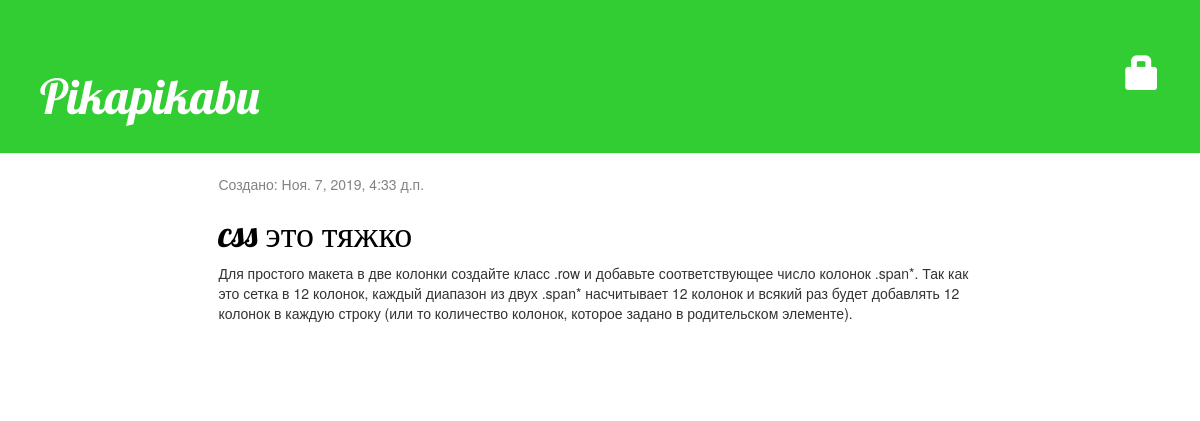
Screenshot of /drafts/ with the database file from the repository.
### blog/models.py (models this page shows, shortened)
class Post(models.Model):
    author = models.ForeignKey(settings.AUTH_USER_MODEL, on_delete=models.CASCADE)
    title = models.CharField(max_length=200)
    text = models.TextField()
    created_date = models.DateTimeField(default=timezone.now)
    published_date = models.DateTimeField(blank=True, null=True)

### blog/views.py (the view)
# urls.py: path('drafts/', views.post_draft_list, name='post_draft_list'),
def post_draft_list(request):
    posts = Post.objects.filter(published_date__isnull=True).order_by('created_date')
    return render(request, 'blog/post_draft_list.html', {'posts': posts})

### blog/templates/blog/post_draft_list.html
{% extends 'blog/base.html' %}
{% block content %}
    {% for post in posts %}
        <div class="post">
            <p class="date">Создано: {{ post.created_date }}</p>
            <h1><a href="{% url 'post_detail' pk=post.pk %}">{{ post.title }}</a></h1>
            <p>{{ post.text|linebreaksbr }}</p>
        </div>
    {% endfor %}
{% endblock %}

### blog/static/css/blog.css (style rules this page uses)
h1, h2, h3, h4 { font-family: 'Lobster', cursive; }
.date { color: #828282; }
.post { margin-bottom: 70px; }
.post h1 a, .post h1 a:visited { color: #000000; }

### rows the page displays
Post: created_date "Ноя. 7, 2019, 4:33 д.п.", title "css это тяжко", text "Для простого макета в две колонки создайте класс .row и добавьте соответствующее число колонок .span*. Так как это сетка в 12 колонок, каждый диапазон из двух .span* насчитывает 12 колонок и всякий раз будет добавлять 12 колонок в каждую строку (или то количество колонок, которое задано в родительском элементе)."
